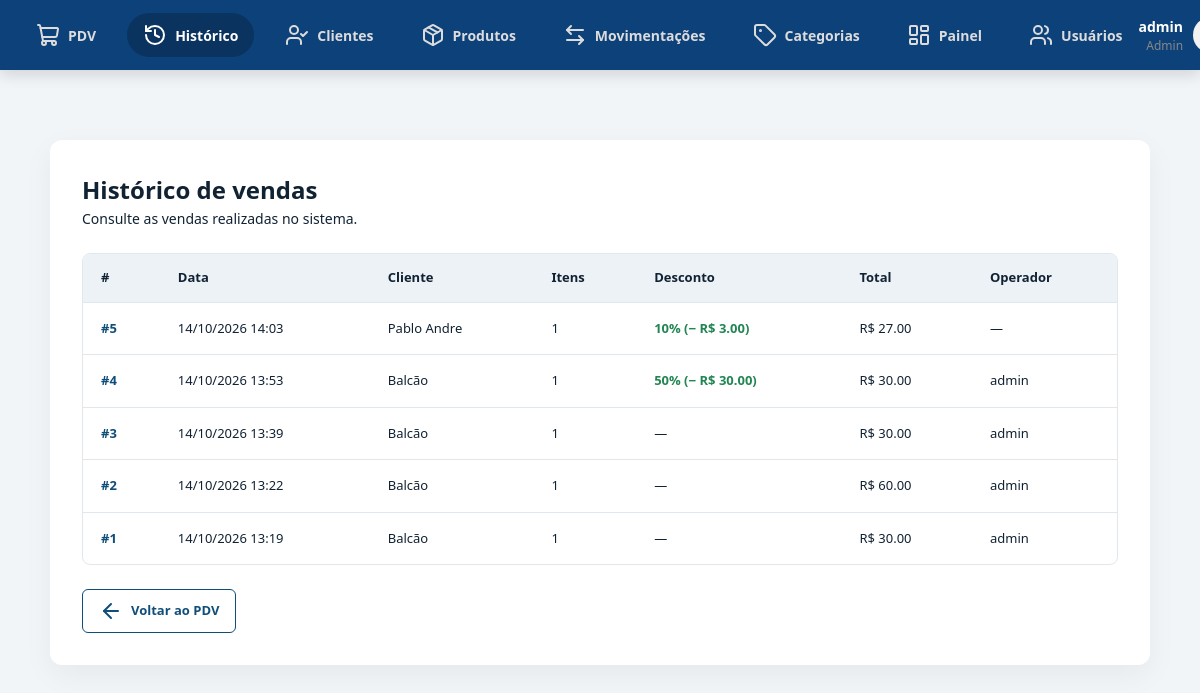
Before: /pdv/historico (signed in) with the older database file.
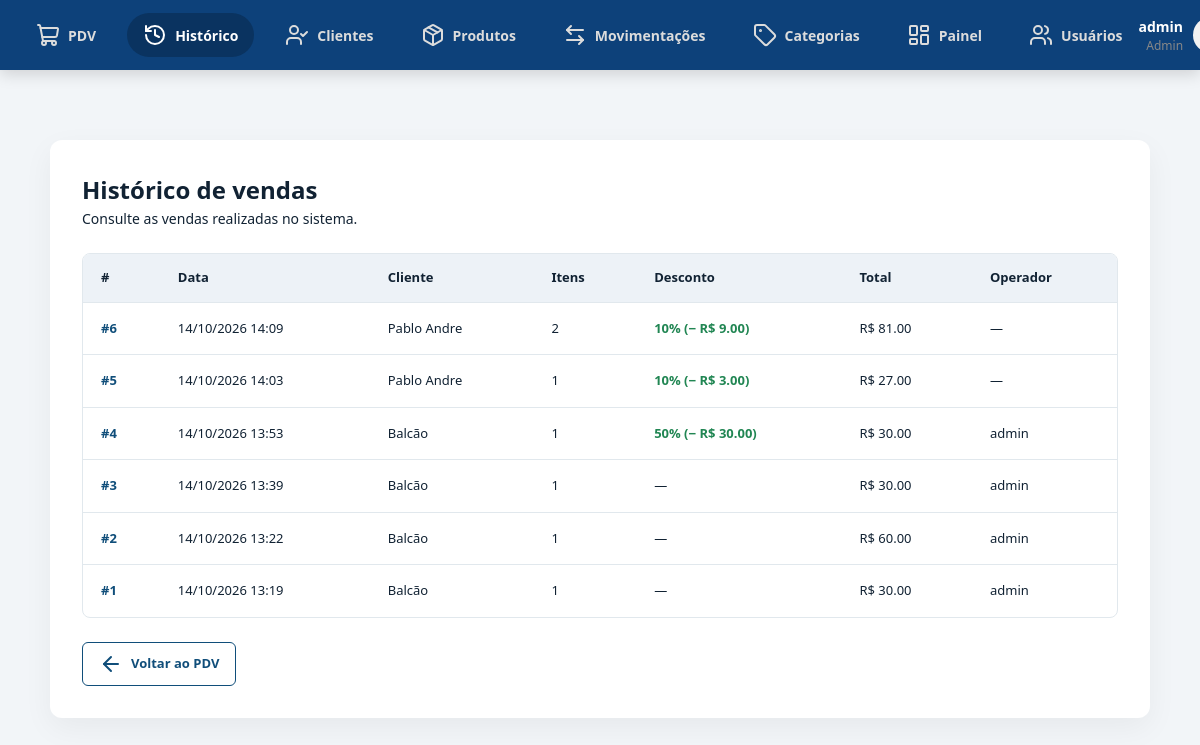
After: the same page with the newer database file.
### app/models/venda.py (models this page shows, shortened)
class Venda(Base):
    __tablename__ = "vendas"
    id = Column(Integer, primary_key=True, index=True)
    cliente_id = Column(
        Integer,
        ForeignKey("clientes.id", ondelete="SET NULL"),
        nullable=True
    )
    usuario_id = Column(
        Integer,
        ForeignKey("usuarios.id", ondelete="SET NULL"),
        nullable=True
    )
    desconto_percentual = Column(
        Float,
        nullable=False,
        default=0.0
    )
    total_bruto = Column(
        Float,
        nullable=False,
        default=0.0
    )
    total_liquido = Column(
        Float,
        nullable=False,
        default=0.0
    )
    forma_pagamento_1 = Column(
        String(30),
        nullable=True
    )
    valor_pagamento_1 = Column(
        Float,
        nullable=False,
        default=0.0
    )
    forma_pagamento_2 = Column(
        String(30),
        nullable=True
    )
    valor_pagamento_2 = Column(
        Float,
        nullable=False,
        default=0.0
    )
    observacao = Column(
        String(255),
        nullable=True
    )
    criado_em = Column(
        DateTime,
        server_default=func.now()
    )
    cliente = relationship(
        "Cliente",
        back_populates="vendas"
    )
    usuario = relationship(
        "Usuario",
        backref="vendas"
    )
    itens = relationship(
        "ItemVenda",
        back_populates="venda",
        cascade="all, delete-orphan"
    )

### app/models/cliente.py (models this page shows, shortened)
class Cliente(Base):
    __tablename__ = "clientes"
    id         = Column(Integer, primary_key=True, index=True)
    nome       = Column(String(150), nullable=False, index=True)
    matricula  = Column(String(50), nullable=True, unique=True)
    telefone   = Column(String(20), nullable=True)
    is_associado = Column(Boolean, default=False, nullable=False)
    ativo      = Column(Boolean, default=True)
    criado_em  = Column(DateTime, server_default=func.now())
    vendas = relationship("Venda", back_populates="cliente")

### app/models/usuarios.py (models this page shows)
class Usuario(Base):
    __tablename__ = "usuarios"
    id = Column(Integer, primary_key=True, autoincrement=True)
    nome = Column(String(100), nullable=False)
    email = Column(String(150), unique=True, nullable=False)
    senha_hash = Column(String(255), nullable=False)
    role = Column(String(20), nullable=False, default="operador")
    ativo = Column(Boolean, default=True)
    criando_em = Column(DateTime, server_default=func.now())

### app/controllers/pdv_controller.py (the view)
@router.get("/historico", response_class=HTMLResponse)
def historico_vendas(
    request: Request,
    db: Session = Depends(get_db),
    usuario=Depends(get_usuario_logado),
):
    vendas = (
        db.query(Venda)
        .options(joinedload(Venda.cliente))
        .order_by(Venda.criado_em.desc())
        .all()
    )
    return templates.TemplateResponse(
        request=request,
        name="pdv/historico.html",
        context={
            "request": request,
            "usuario": usuario,
            "vendas": vendas,
        },
    )

### app/templates/pdv/historico.html (shortened to what this page needs)
{% extends "base.html" %}
{% block extra_css %}
<link rel="stylesheet" href="/static/hist_vendas.css">
{% endblock %}
{% block content %}
<div class="container historico-container">
    <div class="header-top">
        <div>
            <h1>Histórico de vendas</h1>
            <p>Consulte as vendas realizadas no sistema.</p>
        </div>
    </div>
    <div class="tabela-wrapper">
        <table>
            <thead>
                <tr>
                    <th>#</th>
                    <th>Data</th>
                    <th>Cliente</th>
                    <th>Itens</th>
                    <th>Desconto</th>
                    <th>Total</th>
                    <th>Operador</th>
                </tr>
            </thead>
            <tbody>
                {% for v in vendas %}
                <tr>
                    <td>
                        <a href="/pdv/venda/{{ v.id }}" class="venda-link">
                            #{{ v.id }}
                        </a>
                    </td>
                    <td>
                        {{ v.criado_em.strftime('%d/%m/%Y %H:%M') }}
                    </td>
                    <td>
                        {{ v.cliente.nome if v.cliente else "Balcão" }}
                    </td>
                    <td>{{ v.itens | length }}</td>
                    <td>
                        {% if v.desconto_percentual > 0 %}
                            <span class="desconto">
                                {{ v.desconto_percentual|int }}%
                                (− R$ {{ "%.2f"|format(v.desconto_valor) }})
                            </span>
                        {% else %}
                            —
                        {% endif %}
                    </td>
                    <td class="valor-total">
                        R$ {{ "%.2f"|format(v.total_liquido) }}
                    </td>
                    <td>
                        {{ v.usuario.nome if v.usuario else "—" }}
                    </td>
                </tr>
                {% endfor %}
            </tbody>
        </table>
    </div>
    <div class="acoes-historico">
        <a href="/pdv" class="btn-secondary">
            <i data-lucide="arrow-left"></i>
            <span>Voltar ao PDV</span>
        </a>
    </div>
</div>
{% endblock %}

### app/templates/base.html (shortened to what this page needs)
<!DOCTYPE html>
<html lang="pt-br">
<head>
    <link rel="stylesheet" href="/static/style.css">
    {% block extra_css %}{% endblock %}
</head>
<body>
    <header class="main-header">
        <nav class="main-nav">
            <a href="/pdv" class="nav-item {% if request.url.path == '/' or request.url.path == '/pdv' %}active{% endif %}">
                <i data-lucide="shopping-cart"></i>
                <span>PDV</span>
            </a>
            <a href="/pdv/historico" class="nav-item {% if '/pdv/historico' in request.url.path %}active{% endif %}">
                <i data-lucide="history"></i>
                <span>Histórico</span>
            </a>
            {% if usuario and usuario.role == 'admin' %}
            <a href="/clientes" class="nav-item {% if '/clientes' in request.url.path %}active{% endif %}">
                <i data-lucide="user-check"></i>
                <span>Clientes</span>
            </a>
            <a href="/produtos" class="nav-item {% if '/produtos' in request.url.path %}active{% endif %}">
                <i data-lucide="package"></i>
                <span>Produtos</span>
            </a>
            <a href="/movimentacoes" class="nav-item {% if '/movimentacoes' in request.url.path %}active{% endif %}">
                <i data-lucide="arrow-left-right"></i>
                <span>Movimentações</span>
            </a>
            <a href="/categorias" class="nav-item {% if '/categorias' in request.url.path %}active{% endif %}">
                <i data-lucide="tag"></i>
                <span>Categorias</span>
            </a>
            <a href="/painel" class="nav-item {% if '/painel' in request.url.path %}active{% endif %}">
                <i data-lucide="layout-dashboard"></i>
                <span>Painel</span>
            </a>
            <a href="/usuarios" class="nav-item {% if '/usuarios' in request.url.path %}active{% endif %}">
                <i data-lucide="users"></i>
                <span>Usuários</span>
            </a>
            {% endif %}
        </nav>
        <div class="header-right">
            <div class="user-profile">
                <div class="user-info">
                    <span class="user-name">{{ usuario.nome if usuario else 'Administrador' }}</span>
                    <span class="user-role">{{ usuario.role|capitalize if usuario else 'Admin' }}</span>
                </div>
                <div class="user-avatar">
                </div>
            </div>
        </div>
    </header>
    <main class="page-container">
        {% block content %}
        {% endblock %}
    </main>
</body>
</html>

### app/static/style.css (style rules this page uses)
* { margin: 0; padding: 0; box-sizing: border-box; font-family: 'Segoe UI', Tahoma, Geneva, Verdana, sans-serif; }
body, html { width: 100%; height: 100%; background-color: #e5e5e5; }
.main-header { background-color: #0d417a; width: 100%; height: 70px; position: fixed; top: 0; left: 0; z-index: 1000; display: flex; justify-content: space-between; align-items: center; padding: 0 20px; box-shadow: 0 4px 15px rgba(0, 0, 0, 0.15); }
.main-nav { display: flex; gap: 15px; align-items: center; }
.nav-item { color: #dcdcdc; text-decoration: none; display: flex; align-items: center; gap: 8px; font-size: 14px; font-weight: 600; padding: 10px 16px; border-radius: 25px; transition: background-color 0.2s, color 0.2s, transform 0.1s; }
.nav-item:hover, .nav-item.active { background-color: #0a3360; color: #ffffff; }
.header-right { display: flex; align-items: center; gap: 20px; width: 150px; justify-content: flex-end; }
.user-profile { display: flex; align-items: center; gap: 10px; }
.user-info { display: flex; flex-direction: column; text-align: right; }
.user-name { color: #ffffff; font-weight: 700; font-size: 14px; }
.user-role { color: #888888; font-size: 12px; }
.user-avatar { background-color: #f2f2f2; color: #0d417a; width: 36px; height: 36px; border-radius: 50%; display: flex; justify-content: center; align-items: center; font-weight: 800; font-size: 16px; }
.page-container { margin-top: 70px; padding: 30px; height: calc(100vh - 70px); overflow-y: auto; }

### app/static/hist_vendas.css (style rules this page uses)
:root { --azul-principal: #104e7a; --azul-hover: #0c3d61; --azul-claro: #f0f4f8; --fundo: #f2f5f8; --branco: #ffffff; --texto: #112233; --texto-suave: #8395a7; --borda: #e1e8ed; --verde: #218653; --fundo-header-tabela: #edf2f7; --sombra: 0 10px 30px rgba(0, 0, 0, 0.05); }
* { box-sizing: border-box; }
body { margin: 0; padding: 40px 20px; background: var(--fundo); color: var(--texto); font-family: Inter, "Segoe UI", Roboto, Arial, sans-serif; font-size: 14px; line-height: 1.5; }
.container { max-width: 1100px; margin: 0 auto; padding: 32px; background: var(--branco); border-radius: 12px; box-shadow: var(--sombra); }
.header-top { margin-bottom: 24px; }
h1 { margin: 0; color: var(--texto); font-size: 24px; font-weight: 700; }
table { width: 100%; border: 1px solid var(--borda); border-collapse: separate; border-spacing: 0; border-radius: 8px; overflow: hidden; background: var(--branco); margin-bottom: 24px; }
thead { background: var(--fundo-header-tabela); }
th { padding: 14px 18px; border: 0; color: var(--texto); font-size: 13px; font-weight: 700; text-align: left; white-space: nowrap; }
td { padding: 16px 18px; border: 0; border-top: 1px solid var(--borda); color: var(--texto); font-size: 13px; vertical-align: middle; }
td a { color: var(--azul-principal); font-weight: 700; text-decoration: none; }
td span { color: var(--verde); font-weight: 600; }
.btn-secondary { display: inline-flex; align-items: center; gap: 8px; padding: 9px 16px; border: 1px solid var(--azul-principal); border-radius: 6px; background: var(--branco); color: var(--azul-principal); font-size: 13px; font-weight: 600; text-decoration: none; transition: background 0.18s ease, color 0.18s ease; }

Changed rows visible on the page:
added Venda: id "6", criado_em "14/10/2026 14:09", cliente "Pablo Andre", itens|length "2", desconto_percentual "10", desconto_valor "9.00", total_liquido "81.00", usuario "—"
